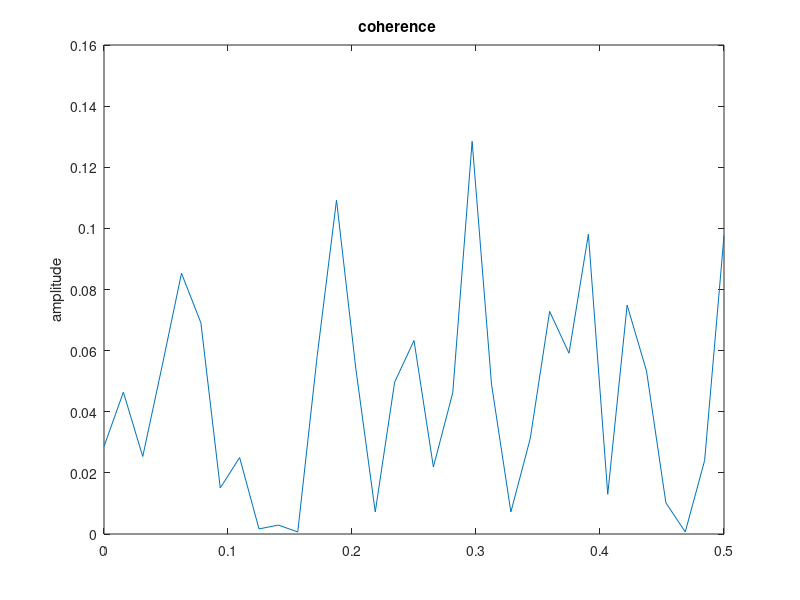

Source code (MATLAB): (Note: this script raises an error after producing the figure.)
%% simulate and plot

plot(rand(1000))

x = rand(1024,1);
z=mscohere(sin(x),cos(x))
mean(z)
z=mscohere(sin(2*pi*x),cos(2*pi*x))
hist(z,[1000])
hist(x,[100])

plot(cos(2*pi*x),sin(2*pi*x))
plot(cos(x),sin(x))
axis equal

plot(cos((x-mean(x))/std(x)))

plot(sin([0:0.001:1]))
plot([0:0.001:1])
plot(sin([0:0.01:3]))
plot(sin([0:0.01:4]))

xs=sin(2*pi*x)+sin(2*pi*4*x)+sin(2*pi*8*x)+sin(2*pi*12*x)+sin(2*pi*24*x)
xc=cos(2*pi*x)+cos(2*pi*4*x)+cos(2*pi*8*x)+cos(2*pi*12*x)+cos(2*pi*24*x)
corr(abs(fft(xs)),abs(fft(xc)))

mscohere(xs,xc)
mscohere(xs,xc,hanning(24),12,24)
z=mscohere(xs,xc)
hist(z)

plot(x)
plot(xc)
plot(xs)
plot(xs,xc,'r.')
plot(xcorr(x,x))
plot(xcorr(xs,xc))

%% fft 

Y=fft(xs)
n=length(Y);
power = abs(Y(1:floor(n/2))).^2;
nyquist = 1/2;
freq = (1:n/2)/(n/2)*nyquist;
plot(freq,power)

period=1./freq;
plot(period,power);

hold on;
index=find(power==max(power));
mainPeriodStr=num2str(period(index));
plot(period(index),power(index),'r.', 'MarkerSize',25);
text(period(index)+2,power(index),['Period = ',mainPeriodStr]);
hold off;



%% epileptogenicity index

[c,lag] = xcorr(xc,xs);
plot(lag,c,'r'); 
[~,I] = max(abs(c));
timeDiff = lag(I)/size(x,1)

[P1,f1] = periodogram(xs);
[P2,f2] = periodogram(xc);
plot(f2,P2)
plot(f1,P1)

[Cxy,f] = mscohere(xc,xs);
Pxy     = cpsd(xc,xs);
phase   = -angle(Pxy)/pi*180;
[pks,locs] = findpeaks(Cxy,'MinPeakHeight',0.3)
plot(f,Cxy); 
plot(f,phase); 


maxlags = numel(xs)*0.5;
[xcv,lag] = xcov(xs,maxlags);
[~,df] = findpeaks(xcv,'MinPeakHeight',0.3)
plot(lag,xcv)

%% source
%http://www.mathworks.com/help/matlab/examples/using-fft.html
%http://www.mathworks.com/help/signal/examples/measuring-signal-similarities.html